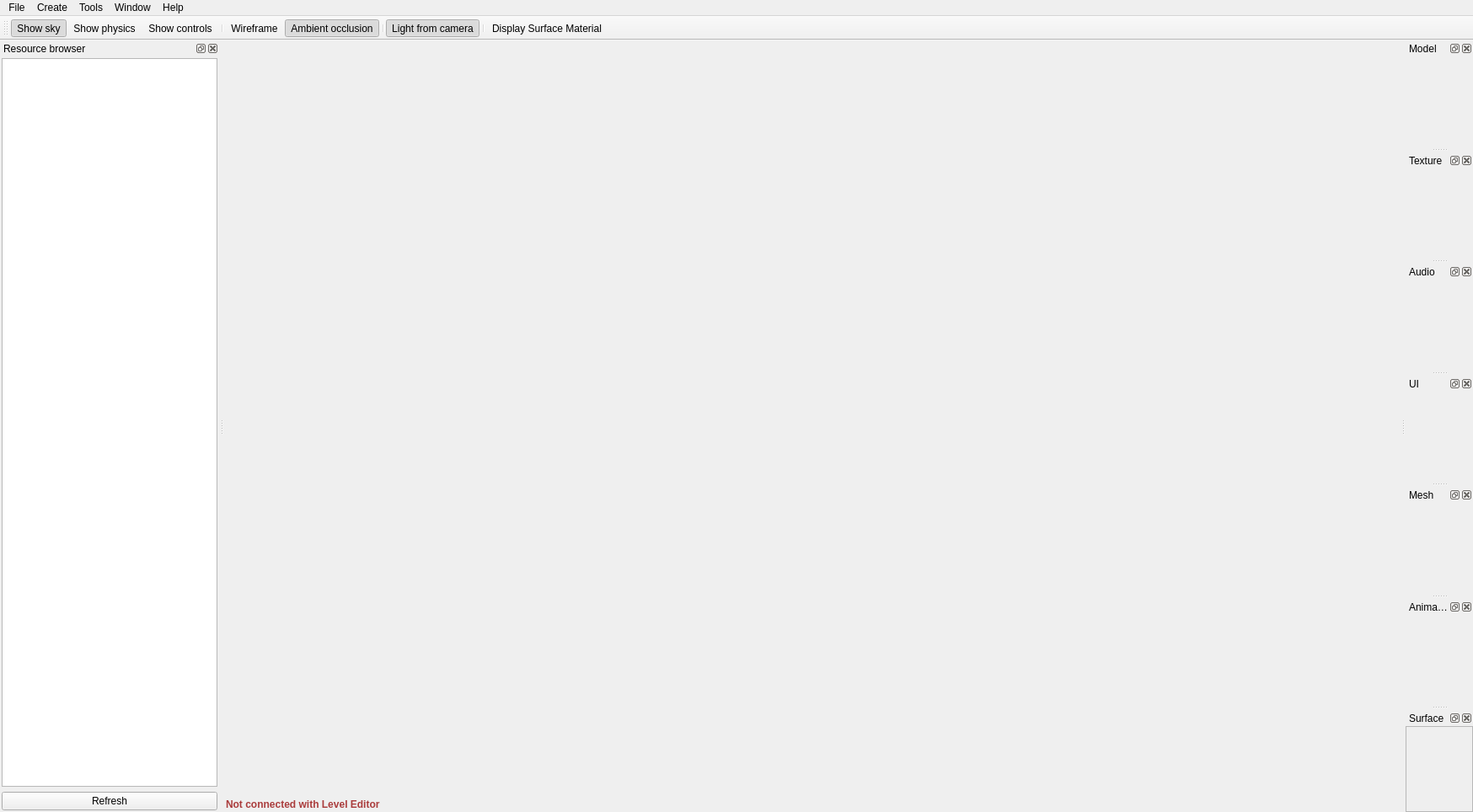
<?xml version="1.0" encoding="UTF-8"?>
<ui version="4.0">
 <class>ContentBrowserWindow</class>
 <widget class="QMainWindow" name="ContentBrowserWindow">
  <property name="geometry">
   <rect>
    <x>0</x>
    <y>0</y>
    <width>1748</width>
    <height>964</height>
   </rect>
  </property>
  <property name="sizePolicy">
   <sizepolicy hsizetype="Preferred" vsizetype="Preferred">
    <horstretch>0</horstretch>
    <verstretch>0</verstretch>
   </sizepolicy>
  </property>
  <property name="font">
   <font>
    <family>Segoe UI</family>
   </font>
  </property>
  <property name="mouseTracking">
   <bool>true</bool>
  </property>
  <property name="acceptDrops">
   <bool>true</bool>
  </property>
  <property name="windowTitle">
   <string>Nebula3 Content Browser</string>
  </property>
  <property name="windowOpacity">
   <double>1.000000000000000</double>
  </property>
  <property name="styleSheet">
   <string notr="true"/>
  </property>
  <property name="animated">
   <bool>false</bool>
  </property>
  <widget class="QWidget" name="centralwidget">
   <property name="sizePolicy">
    <sizepolicy hsizetype="Minimum" vsizetype="Minimum">
     <horstretch>0</horstretch>
     <verstretch>0</verstretch>
    </sizepolicy>
   </property>
   <layout class="QGridLayout" name="gridLayout_3">
    <property name="leftMargin">
     <number>2</number>
    </property>
    <property name="topMargin">
     <number>5</number>
    </property>
    <property name="rightMargin">
     <number>2</number>
    </property>
    <property name="bottomMargin">
     <number>2</number>
    </property>
    <item row="0" column="0">
     <widget class="QFrame" name="frame">
      <property name="sizePolicy">
       <sizepolicy hsizetype="Expanding" vsizetype="Expanding">
        <horstretch>100</horstretch>
        <verstretch>100</verstretch>
       </sizepolicy>
      </property>
      <property name="minimumSize">
       <size>
        <width>0</width>
        <height>0</height>
       </size>
      </property>
      <property name="maximumSize">
       <size>
        <width>16777215</width>
        <height>16777215</height>
       </size>
      </property>
      <property name="sizeIncrement">
       <size>
        <width>0</width>
        <height>0</height>
       </size>
      </property>
      <property name="baseSize">
       <size>
        <width>0</width>
        <height>0</height>
       </size>
      </property>
      <layout class="QGridLayout" name="gridLayout_5">
       <property name="verticalSpacing">
        <number>0</number>
       </property>
       <property name="margin">
        <number>0</number>
       </property>
       <item row="0" column="0">
        <widget class="ContentBrowser::PreviewWidget" name="nebulaFrame">
         <property name="enabled">
          <bool>true</bool>
         </property>
         <property name="sizePolicy">
          <sizepolicy hsizetype="Expanding" vsizetype="Expanding">
           <horstretch>0</horstretch>
           <verstretch>0</verstretch>
          </sizepolicy>
         </property>
         <property name="minimumSize">
          <size>
           <width>100</width>
           <height>100</height>
          </size>
         </property>
         <property name="maximumSize">
          <size>
           <width>16777215</width>
           <height>16777215</height>
          </size>
         </property>
         <property name="baseSize">
          <size>
           <width>0</width>
           <height>0</height>
          </size>
         </property>
         <property name="focusPolicy">
          <enum>Qt::StrongFocus</enum>
         </property>
         <property name="frameShape">
          <enum>QFrame::NoFrame</enum>
         </property>
         <property name="frameShadow">
          <enum>QFrame::Plain</enum>
         </property>
         <property name="lineWidth">
          <number>0</number>
         </property>
         <property name="midLineWidth">
          <number>0</number>
         </property>
        </widget>
       </item>
      </layout>
     </widget>
    </item>
    <item row="1" column="0">
     <layout class="QHBoxLayout" name="horizontalLayout_3">
      <item>
       <widget class="QLabel" name="connectionStatus">
        <property name="sizePolicy">
         <sizepolicy hsizetype="Minimum" vsizetype="Minimum">
          <horstretch>0</horstretch>
          <verstretch>0</verstretch>
         </sizepolicy>
        </property>
        <property name="text">
         <string>&lt;html&gt;&lt;head/&gt;&lt;body&gt;&lt;p&gt;&lt;span style=&quot; font-weight:600; color:#aa3c3c;&quot;&gt;Not connected with Level Editor&lt;/span&gt;&lt;/p&gt;&lt;/body&gt;&lt;/html&gt;</string>
        </property>
       </widget>
      </item>
     </layout>
    </item>
   </layout>
  </widget>
  <widget class="QMenuBar" name="menubar">
   <property name="geometry">
    <rect>
     <x>0</x>
     <y>0</y>
     <width>1748</width>
     <height>21</height>
    </rect>
   </property>
   <property name="sizePolicy">
    <sizepolicy hsizetype="Preferred" vsizetype="Preferred">
     <horstretch>0</horstretch>
     <verstretch>0</verstretch>
    </sizepolicy>
   </property>
   <widget class="QMenu" name="menuImport">
    <property name="title">
     <string>File</string>
    </property>
    <addaction name="actionImport"/>
    <addaction name="actionImport_Texture"/>
   </widget>
   <widget class="QMenu" name="menuAbout">
    <property name="title">
     <string>Help</string>
    </property>
    <addaction name="actionDocumentation"/>
    <addaction name="actionAbout"/>
    <addaction name="actionDebug_Page"/>
   </widget>
   <widget class="QMenu" name="menuTools">
    <property name="title">
     <string>Tools</string>
    </property>
    <addaction name="actionUndo"/>
    <addaction name="actionRedo"/>
    <addaction name="actionConnect_with_Level_Editor"/>
    <addaction name="actionTexture_browser"/>
    <addaction name="actionEnvironment_probe"/>
   </widget>
   <widget class="QMenu" name="menuWindow">
    <property name="title">
     <string>Window</string>
    </property>
    <addaction name="actionShow_Model_Info"/>
    <addaction name="actionShow_Texture_Info"/>
    <addaction name="actionShow_Audio_Info"/>
    <addaction name="actionShow_Animation_Info"/>
    <addaction name="actionShow_Mesh_Info"/>
    <addaction name="actionShow_PostEffect_Controls"/>
    <addaction name="actionShow_Shady"/>
    <addaction name="actionShow_UI_Info"/>
   </widget>
   <widget class="QMenu" name="menuCreate">
    <property name="title">
     <string>Create</string>
    </property>
    <addaction name="actionCreate_Particle"/>
    <addaction name="actionCreate_material"/>
   </widget>
   <addaction name="menuImport"/>
   <addaction name="menuCreate"/>
   <addaction name="menuTools"/>
   <addaction name="menuWindow"/>
   <addaction name="menuAbout"/>
  </widget>
  <widget class="QToolBar" name="toolBar">
   <property name="windowTitle">
    <string>Controls toolbar</string>
   </property>
   <property name="toolButtonStyle">
    <enum>Qt::ToolButtonTextUnderIcon</enum>
   </property>
   <attribute name="toolBarArea">
    <enum>TopToolBarArea</enum>
   </attribute>
   <attribute name="toolBarBreak">
    <bool>false</bool>
   </attribute>
   <addaction name="actionShow_sky"/>
   <addaction name="actionShow_physics"/>
   <addaction name="actionShow_controls"/>
   <addaction name="separator"/>
   <addaction name="actionWireframe"/>
   <addaction name="actionAmbient_occlusion"/>
   <addaction name="separator"/>
   <addaction name="actionLight_from_camera"/>
   <addaction name="separator"/>
   <addaction name="actionDisplay_Surface_Material"/>
  </widget>
  <widget class="QDockWidget" name="dockWidget">
   <property name="windowTitle">
    <string>Resource browser</string>
   </property>
   <attribute name="dockWidgetArea">
    <number>1</number>
   </attribute>
   <widget class="QWidget" name="dockWidgetContents">
    <layout class="QGridLayout" name="gridLayout_2">
     <property name="margin">
      <number>2</number>
     </property>
     <item row="0" column="0">
      <widget class="ContentBrowser::LibraryTreeWidget" name="libraryTree">
       <property name="sizePolicy">
        <sizepolicy hsizetype="Preferred" vsizetype="Expanding">
         <horstretch>0</horstretch>
         <verstretch>0</verstretch>
        </sizepolicy>
       </property>
       <property name="maximumSize">
        <size>
         <width>16777215</width>
         <height>16777215</height>
        </size>
       </property>
       <property name="contextMenuPolicy">
        <enum>Qt::CustomContextMenu</enum>
       </property>
       <property name="verticalScrollBarPolicy">
        <enum>Qt::ScrollBarAsNeeded</enum>
       </property>
       <property name="dragEnabled">
        <bool>true</bool>
       </property>
       <property name="dragDropMode">
        <enum>QAbstractItemView::DragOnly</enum>
       </property>
       <attribute name="headerVisible">
        <bool>false</bool>
       </attribute>
       <attribute name="headerStretchLastSection">
        <bool>true</bool>
       </attribute>
       <column>
        <property name="text">
         <string>Header</string>
        </property>
       </column>
      </widget>
     </item>
     <item row="1" column="0">
      <widget class="QPushButton" name="refreshButton">
       <property name="sizePolicy">
        <sizepolicy hsizetype="Preferred" vsizetype="Fixed">
         <horstretch>0</horstretch>
         <verstretch>0</verstretch>
        </sizepolicy>
       </property>
       <property name="text">
        <string>Refresh</string>
       </property>
      </widget>
     </item>
    </layout>
   </widget>
  </widget>
  <widget class="QDockWidget" name="modelDockWidget">
   <property name="minimumSize">
    <size>
     <width>80</width>
     <height>91</height>
    </size>
   </property>
   <property name="maximumSize">
    <size>
     <width>524287</width>
     <height>524287</height>
    </size>
   </property>
   <property name="floating">
    <bool>true</bool>
   </property>
   <property name="features">
    <set>QDockWidget::AllDockWidgetFeatures</set>
   </property>
   <property name="windowTitle">
    <string>Model</string>
   </property>
   <attribute name="dockWidgetArea">
    <number>2</number>
   </attribute>
   <widget class="QWidget" name="dockWidgetContents_3">
    <layout class="QGridLayout" name="gridLayout_12">
     <property name="margin">
      <number>0</number>
     </property>
     <item row="0" column="0">
      <widget class="QScrollArea" name="modelScroll">
       <property name="frameShape">
        <enum>QFrame::NoFrame</enum>
       </property>
       <property name="widgetResizable">
        <bool>true</bool>
       </property>
       <widget class="QWidget" name="scrollAreaWidgetContents">
        <property name="geometry">
         <rect>
          <x>0</x>
          <y>0</y>
          <width>80</width>
          <height>106</height>
         </rect>
        </property>
        <layout class="QGridLayout" name="gridLayout">
         <property name="margin">
          <number>0</number>
         </property>
         <item row="0" column="0">
          <widget class="QFrame" name="modelDockFrame">
           <property name="frameShape">
            <enum>QFrame::NoFrame</enum>
           </property>
           <property name="frameShadow">
            <enum>QFrame::Raised</enum>
           </property>
          </widget>
         </item>
        </layout>
       </widget>
      </widget>
     </item>
    </layout>
   </widget>
  </widget>
  <widget class="QDockWidget" name="textureDockWidget">
   <property name="minimumSize">
    <size>
     <width>80</width>
     <height>91</height>
    </size>
   </property>
   <property name="maximumSize">
    <size>
     <width>524287</width>
     <height>524287</height>
    </size>
   </property>
   <property name="floating">
    <bool>true</bool>
   </property>
   <property name="features">
    <set>QDockWidget::AllDockWidgetFeatures</set>
   </property>
   <property name="windowTitle">
    <string>Texture</string>
   </property>
   <attribute name="dockWidgetArea">
    <number>2</number>
   </attribute>
   <widget class="QWidget" name="dockWidgetContents_4">
    <layout class="QGridLayout" name="gridLayout_6">
     <property name="margin">
      <number>0</number>
     </property>
     <item row="0" column="0">
      <widget class="QScrollArea" name="textureScroll">
       <property name="frameShape">
        <enum>QFrame::NoFrame</enum>
       </property>
       <property name="widgetResizable">
        <bool>true</bool>
       </property>
       <widget class="QWidget" name="scrollAreaWidgetContents_2">
        <property name="geometry">
         <rect>
          <x>0</x>
          <y>0</y>
          <width>80</width>
          <height>106</height>
         </rect>
        </property>
        <layout class="QGridLayout" name="gridLayout_4">
         <property name="margin">
          <number>0</number>
         </property>
         <item row="0" column="0">
          <widget class="QFrame" name="textureDockFrame">
           <property name="frameShape">
            <enum>QFrame::NoFrame</enum>
           </property>
           <property name="frameShadow">
            <enum>QFrame::Raised</enum>
           </property>
          </widget>
         </item>
        </layout>
       </widget>
      </widget>
     </item>
    </layout>
   </widget>
  </widget>
  <widget class="QDockWidget" name="audioDockWidget">
   <property name="minimumSize">
    <size>
     <width>80</width>
     <height>91</height>
    </size>
   </property>
   <property name="maximumSize">
    <size>
     <width>524287</width>
     <height>524287</height>
    </size>
   </property>
   <property name="floating">
    <bool>true</bool>
   </property>
   <property name="windowTitle">
    <string>Audio</string>
   </property>
   <attribute name="dockWidgetArea">
    <number>2</number>
   </attribute>
   <widget class="QWidget" name="dockWidgetContents_5">
    <layout class="QGridLayout" name="gridLayout_7">
     <property name="margin">
      <number>0</number>
     </property>
     <item row="0" column="0">
      <widget class="QScrollArea" name="scrollArea">
       <property name="frameShape">
        <enum>QFrame::NoFrame</enum>
       </property>
       <property name="widgetResizable">
        <bool>true</bool>
       </property>
       <widget class="QWidget" name="scrollAreaWidgetContents_3">
        <property name="geometry">
         <rect>
          <x>0</x>
          <y>0</y>
          <width>80</width>
          <height>106</height>
         </rect>
        </property>
        <layout class="QGridLayout" name="gridLayout_11">
         <property name="margin">
          <number>0</number>
         </property>
         <item row="0" column="0">
          <widget class="QFrame" name="audioDockFrame">
           <property name="enabled">
            <bool>false</bool>
           </property>
           <property name="frameShape">
            <enum>QFrame::NoFrame</enum>
           </property>
           <property name="frameShadow">
            <enum>QFrame::Raised</enum>
           </property>
          </widget>
         </item>
        </layout>
       </widget>
      </widget>
     </item>
    </layout>
   </widget>
  </widget>
  <widget class="QDockWidget" name="uiDockWidget">
   <property name="minimumSize">
    <size>
     <width>80</width>
     <height>91</height>
    </size>
   </property>
   <property name="maximumSize">
    <size>
     <width>524287</width>
     <height>524287</height>
    </size>
   </property>
   <property name="floating">
    <bool>true</bool>
   </property>
   <property name="windowTitle">
    <string>UI</string>
   </property>
   <attribute name="dockWidgetArea">
    <number>2</number>
   </attribute>
   <widget class="QWidget" name="dockWidgetContents_6">
    <layout class="QGridLayout" name="gridLayout_8">
     <property name="margin">
      <number>0</number>
     </property>
     <item row="0" column="0">
      <widget class="QScrollArea" name="scrollArea_2">
       <property name="frameShape">
        <enum>QFrame::NoFrame</enum>
       </property>
       <property name="widgetResizable">
        <bool>true</bool>
       </property>
       <widget class="QWidget" name="scrollAreaWidgetContents_4">
        <property name="geometry">
         <rect>
          <x>0</x>
          <y>0</y>
          <width>80</width>
          <height>106</height>
         </rect>
        </property>
        <layout class="QGridLayout" name="gridLayout_13">
         <property name="margin">
          <number>0</number>
         </property>
         <item row="0" column="0">
          <widget class="QFrame" name="uiDockFrame">
           <property name="enabled">
            <bool>false</bool>
           </property>
           <property name="frameShape">
            <enum>QFrame::NoFrame</enum>
           </property>
           <property name="frameShadow">
            <enum>QFrame::Raised</enum>
           </property>
          </widget>
         </item>
        </layout>
       </widget>
      </widget>
     </item>
    </layout>
   </widget>
  </widget>
  <widget class="QDockWidget" name="meshDockWidget">
   <property name="minimumSize">
    <size>
     <width>80</width>
     <height>91</height>
    </size>
   </property>
   <property name="maximumSize">
    <size>
     <width>524287</width>
     <height>524287</height>
    </size>
   </property>
   <property name="floating">
    <bool>true</bool>
   </property>
   <property name="windowTitle">
    <string>Mesh</string>
   </property>
   <attribute name="dockWidgetArea">
    <number>2</number>
   </attribute>
   <widget class="QWidget" name="dockWidgetContents_7">
    <layout class="QGridLayout" name="gridLayout_9">
     <property name="margin">
      <number>0</number>
     </property>
     <item row="0" column="0">
      <widget class="QScrollArea" name="scrollArea_3">
       <property name="frameShape">
        <enum>QFrame::NoFrame</enum>
       </property>
       <property name="widgetResizable">
        <bool>true</bool>
       </property>
       <widget class="QWidget" name="scrollAreaWidgetContents_5">
        <property name="geometry">
         <rect>
          <x>0</x>
          <y>0</y>
          <width>80</width>
          <height>106</height>
         </rect>
        </property>
        <layout class="QGridLayout" name="gridLayout_14">
         <property name="margin">
          <number>0</number>
         </property>
         <item row="0" column="0">
          <widget class="QFrame" name="meshDockFrame">
           <property name="enabled">
            <bool>false</bool>
           </property>
           <property name="frameShape">
            <enum>QFrame::NoFrame</enum>
           </property>
           <property name="frameShadow">
            <enum>QFrame::Raised</enum>
           </property>
          </widget>
         </item>
        </layout>
       </widget>
      </widget>
     </item>
    </layout>
   </widget>
  </widget>
  <widget class="QDockWidget" name="animationDockWidget">
   <property name="minimumSize">
    <size>
     <width>80</width>
     <height>91</height>
    </size>
   </property>
   <property name="maximumSize">
    <size>
     <width>524287</width>
     <height>524287</height>
    </size>
   </property>
   <property name="floating">
    <bool>true</bool>
   </property>
   <property name="windowTitle">
    <string>Animation</string>
   </property>
   <attribute name="dockWidgetArea">
    <number>2</number>
   </attribute>
   <widget class="QWidget" name="animationDockFrame">
    <layout class="QGridLayout" name="gridLayout_10">
     <property name="margin">
      <number>0</number>
     </property>
     <item row="0" column="0">
      <widget class="QScrollArea" name="scrollArea_4">
       <property name="frameShape">
        <enum>QFrame::NoFrame</enum>
       </property>
       <property name="widgetResizable">
        <bool>true</bool>
       </property>
       <widget class="QWidget" name="scrollAreaWidgetContents_6">
        <property name="geometry">
         <rect>
          <x>0</x>
          <y>0</y>
          <width>80</width>
          <height>106</height>
         </rect>
        </property>
        <layout class="QGridLayout" name="gridLayout_15">
         <property name="margin">
          <number>0</number>
         </property>
         <item row="0" column="0">
          <widget class="QFrame" name="frame_6">
           <property name="enabled">
            <bool>false</bool>
           </property>
           <property name="frameShape">
            <enum>QFrame::NoFrame</enum>
           </property>
           <property name="frameShadow">
            <enum>QFrame::Raised</enum>
           </property>
          </widget>
         </item>
        </layout>
       </widget>
      </widget>
     </item>
    </layout>
   </widget>
  </widget>
  <widget class="QDockWidget" name="materialDockWidget">
   <property name="windowTitle">
    <string>Surface</string>
   </property>
   <attribute name="dockWidgetArea">
    <number>2</number>
   </attribute>
   <widget class="QWidget" name="dockWidgetContents_2">
    <layout class="QGridLayout" name="gridLayout_16">
     <property name="margin">
      <number>0</number>
     </property>
     <property name="spacing">
      <number>0</number>
     </property>
     <item row="0" column="0">
      <widget class="QScrollArea" name="scrollArea_5">
       <property name="frameShape">
        <enum>QFrame::NoFrame</enum>
       </property>
       <property name="widgetResizable">
        <bool>true</bool>
       </property>
       <widget class="QWidget" name="scrollAreaWidgetContents_7">
        <property name="geometry">
         <rect>
          <x>0</x>
          <y>0</y>
          <width>80</width>
          <height>106</height>
         </rect>
        </property>
        <layout class="QGridLayout" name="gridLayout_17">
         <property name="margin">
          <number>0</number>
         </property>
         <property name="spacing">
          <number>0</number>
         </property>
         <item row="0" column="0">
          <widget class="QFrame" name="materialDockFrame">
           <property name="frameShape">
            <enum>QFrame::StyledPanel</enum>
           </property>
           <property name="frameShadow">
            <enum>QFrame::Raised</enum>
           </property>
          </widget>
         </item>
        </layout>
       </widget>
      </widget>
     </item>
    </layout>
   </widget>
  </widget>
  <action name="actionImport">
   <property name="text">
    <string>Import FBX</string>
   </property>
   <property name="iconVisibleInMenu">
    <bool>false</bool>
   </property>
  </action>
  <action name="actionDocumentation">
   <property name="text">
    <string>Documentation</string>
   </property>
   <property name="shortcut">
    <string>F12</string>
   </property>
   <property name="iconVisibleInMenu">
    <bool>false</bool>
   </property>
  </action>
  <action name="actionAbout">
   <property name="text">
    <string>About</string>
   </property>
   <property name="menuRole">
    <enum>QAction::AboutRole</enum>
   </property>
   <property name="iconVisibleInMenu">
    <bool>false</bool>
   </property>
  </action>
  <action name="actionOpen_Nody">
   <property name="text">
    <string>Open Nody...</string>
   </property>
   <property name="shortcut">
    <string>F3</string>
   </property>
  </action>
  <action name="actionUndo">
   <property name="text">
    <string>Undo</string>
   </property>
   <property name="shortcut">
    <string>Ctrl+Z</string>
   </property>
  </action>
  <action name="actionRedo">
   <property name="text">
    <string>Redo</string>
   </property>
   <property name="shortcut">
    <string>Ctrl+Shift+Z</string>
   </property>
  </action>
  <action name="actionShow_Model_Info">
   <property name="text">
    <string>Show Model Info</string>
   </property>
   <property name="shortcut">
    <string>F5</string>
   </property>
  </action>
  <action name="actionShow_Texture_Info">
   <property name="text">
    <string>Show Texture Info</string>
   </property>
   <property name="shortcut">
    <string>F6</string>
   </property>
  </action>
  <action name="actionShow_Audio_Info">
   <property name="text">
    <string>Show Audio Info</string>
   </property>
   <property name="shortcut">
    <string>F7</string>
   </property>
  </action>
  <action name="actionShow_Animation_Info">
   <property name="text">
    <string>Show Animation Info</string>
   </property>
   <property name="shortcut">
    <string>F8</string>
   </property>
  </action>
  <action name="actionShow_Mesh_Info">
   <property name="text">
    <string>Show Mesh Info</string>
   </property>
  </action>
  <action name="actionImport_Texture">
   <property name="text">
    <string>Import Texture</string>
   </property>
  </action>
  <action name="actionShow_PostEffect_Controls">
   <property name="text">
    <string>Show PostEffect Editor</string>
   </property>
   <property name="shortcut">
    <string>F10</string>
   </property>
  </action>
  <action name="actionCreate_Particle">
   <property name="text">
    <string>Create Particle...</string>
   </property>
  </action>
  <action name="actionConnect_with_Level_Editor">
   <property name="text">
    <string>Connect with Level Editor...</string>
   </property>
  </action>
  <action name="actionDebug_Page">
   <property name="text">
    <string>Debug Page</string>
   </property>
  </action>
  <action name="actionShow_Shady">
   <property name="text">
    <string>Show Shader Editor...</string>
   </property>
  </action>
  <action name="actionShow_UI_Info">
   <property name="text">
    <string>Show UI Info...</string>
   </property>
  </action>
  <action name="actionTexture_browser">
   <property name="text">
    <string>Asset browser...</string>
   </property>
  </action>
  <action name="actionShow_sky">
   <property name="checkable">
    <bool>true</bool>
   </property>
   <property name="checked">
    <bool>true</bool>
   </property>
   <property name="text">
    <string>Show sky</string>
   </property>
   <property name="toolTip">
    <string>Toggle the display of skybox</string>
   </property>
   <property name="font">
    <font>
     <family>Segoe UI</family>
    </font>
   </property>
  </action>
  <action name="actionWireframe">
   <property name="checkable">
    <bool>true</bool>
   </property>
   <property name="text">
    <string>Wireframe</string>
   </property>
   <property name="toolTip">
    <string>Toggle wireframe on/off</string>
   </property>
   <property name="font">
    <font>
     <family>Segoe UI</family>
    </font>
   </property>
  </action>
  <action name="actionAmbient_occlusion">
   <property name="checkable">
    <bool>true</bool>
   </property>
   <property name="checked">
    <bool>true</bool>
   </property>
   <property name="text">
    <string>Ambient occlusion</string>
   </property>
   <property name="toolTip">
    <string>Toggle ambient occlusion on/off</string>
   </property>
   <property name="font">
    <font>
     <family>Segoe UI</family>
    </font>
   </property>
  </action>
  <action name="actionShow_physics">
   <property name="checkable">
    <bool>true</bool>
   </property>
   <property name="text">
    <string>Show physics</string>
   </property>
   <property name="toolTip">
    <string>Toggle physics debug rendering on/off</string>
   </property>
   <property name="font">
    <font>
     <family>Segoe UI</family>
    </font>
   </property>
  </action>
  <action name="actionShow_controls">
   <property name="checkable">
    <bool>true</bool>
   </property>
   <property name="text">
    <string>Show controls</string>
   </property>
   <property name="toolTip">
    <string>Toggle display of controls on/off</string>
   </property>
   <property name="font">
    <font>
     <family>Segoe UI</family>
    </font>
   </property>
  </action>
  <action name="actionLight_from_camera">
   <property name="checkable">
    <bool>true</bool>
   </property>
   <property name="checked">
    <bool>true</bool>
   </property>
   <property name="text">
    <string>Light from camera</string>
   </property>
   <property name="toolTip">
    <string>Lock the light to always point in the direction of the camera</string>
   </property>
   <property name="font">
    <font>
     <family>Segoe UI</family>
    </font>
   </property>
  </action>
  <action name="actionEnvironment_probe">
   <property name="text">
    <string>Environment probe...</string>
   </property>
   <property name="shortcut">
    <string>F9</string>
   </property>
  </action>
  <action name="actionCreate_material">
   <property name="text">
    <string>Create material...</string>
   </property>
  </action>
  <action name="actionDisplay_Surface_Material">
   <property name="checkable">
    <bool>true</bool>
   </property>
   <property name="text">
    <string>Display Surface Material</string>
   </property>
   <property name="toolTip">
    <string>Toggle to display the currently open surface material on a placeholder mesh, in the viewport.</string>
   </property>
   <property name="font">
    <font>
     <family>Segoe UI</family>
    </font>
   </property>
   <property name="shortcut">
    <string>F3</string>
   </property>
  </action>
 </widget>
 <customwidgets>
  <customwidget>
   <class>ContentBrowser::PreviewWidget</class>
   <extends>QFrame</extends>
   <header>previewer/previewwidget.h</header>
   <container>1</container>
  </customwidget>
  <customwidget>
   <class>ContentBrowser::LibraryTreeWidget</class>
   <extends>QTreeWidget</extends>
   <header>librarytreewidget.h</header>
  </customwidget>
 </customwidgets>
 <resources>
  <include location="../../resources.qrc"/>
 </resources>
 <connections/>
</ui>
